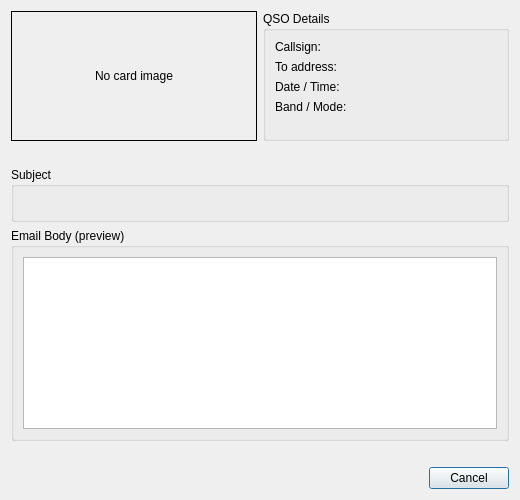
<?xml version="1.0" encoding="UTF-8"?>
<ui version="4.0">
 <class>EmailQSLDialog</class>
 <widget class="QDialog" name="EmailQSLDialog">
  <property name="geometry">
   <rect><x>0</x><y>0</y><width>520</width><height>500</height></rect>
  </property>
  <property name="windowTitle">
   <string>Send Email QSL Card</string>
  </property>
  <layout class="QVBoxLayout" name="mainLayout">

   <!-- Card preview thumbnail -->
   <item>
    <layout class="QHBoxLayout">
     <item>
      <widget class="QLabel" name="cardPreviewLabel">
       <property name="minimumSize"><size><width>200</width><height>130</height></size></property>
       <property name="maximumSize"><size><width>260</width><height>170</height></size></property>
       <property name="frameShape"><enum>QFrame::Box</enum></property>
       <property name="alignment"><set>Qt::AlignCenter</set></property>
       <property name="text"><string>No card image</string></property>
       <property name="scaledContents"><bool>true</bool></property>
      </widget>
     </item>
     <item>
      <!-- Contact details -->
      <widget class="QGroupBox" name="detailsGroup">
       <property name="title"><string>QSO Details</string></property>
       <layout class="QFormLayout" name="detailsForm">
        <item row="0" column="0">
         <widget class="QLabel" name="callLabel"><property name="text"><string>Callsign:</string></property></widget>
        </item>
        <item row="0" column="1">
         <widget class="QLabel" name="callValueLabel"><property name="text"><string/></property></widget>
        </item>
        <item row="1" column="0">
         <widget class="QLabel" name="emailAddrLabel"><property name="text"><string>To address:</string></property></widget>
        </item>
        <item row="1" column="1">
         <widget class="QLabel" name="emailValueLabel">
          <property name="text"><string/></property>
          <property name="wordWrap"><bool>true</bool></property>
         </widget>
        </item>
        <item row="2" column="0">
         <widget class="QLabel" name="dateLabel"><property name="text"><string>Date / Time:</string></property></widget>
        </item>
        <item row="2" column="1">
         <widget class="QLabel" name="dateValueLabel"><property name="text"><string/></property></widget>
        </item>
        <item row="3" column="0">
         <widget class="QLabel" name="bandModeLabel"><property name="text"><string>Band / Mode:</string></property></widget>
        </item>
        <item row="3" column="1">
         <widget class="QLabel" name="bandModeValueLabel"><property name="text"><string/></property></widget>
        </item>
       </layout>
      </widget>
     </item>
    </layout>
   </item>

   <!-- Warnings -->
   <item>
    <widget class="QLabel" name="warningLabel">
     <property name="text"><string/></property>
     <property name="wordWrap"><bool>true</bool></property>
     <property name="styleSheet">
      <string>QLabel { color: #cc6600; font-weight: bold; }</string>
     </property>
    </widget>
   </item>

   <!-- Subject preview -->
   <item>
    <widget class="QGroupBox" name="subjectGroup">
     <property name="title"><string>Subject</string></property>
     <layout class="QVBoxLayout">
      <item>
       <widget class="QLabel" name="subjectPreviewLabel">
        <property name="text"><string/></property>
        <property name="wordWrap"><bool>true</bool></property>
       </widget>
      </item>
     </layout>
    </widget>
   </item>

   <!-- Body preview (scrollable) -->
   <item>
    <widget class="QGroupBox" name="bodyGroup">
     <property name="title"><string>Email Body (preview)</string></property>
     <layout class="QVBoxLayout">
      <item>
       <widget class="QPlainTextEdit" name="bodyPreviewEdit">
        <property name="readOnly"><bool>true</bool></property>
        <property name="minimumSize"><size><width>0</width><height>100</height></size></property>
       </widget>
      </item>
     </layout>
    </widget>
   </item>

   <!-- Status label shown while sending -->
   <item>
    <widget class="QLabel" name="statusLabel">
     <property name="text"><string/></property>
     <property name="alignment"><set>Qt::AlignCenter</set></property>
    </widget>
   </item>

   <!-- Buttons -->
   <item>
    <widget class="QDialogButtonBox" name="buttonBox">
     <property name="standardButtons">
      <set>QDialogButtonBox::Cancel</set>
     </property>
    </widget>
   </item>

  </layout>
 </widget>
 <resources/>
 <connections>
  <connection>
   <sender>buttonBox</sender><signal>rejected()</signal>
   <receiver>EmailQSLDialog</receiver><slot>reject()</slot>
   <hints>
    <hint type="sourcelabel"><x>260</x><y>480</y></hint>
    <hint type="destinationlabel"><x>260</x><y>240</y></hint>
   </hints>
  </connection>
 </connections>
</ui>
